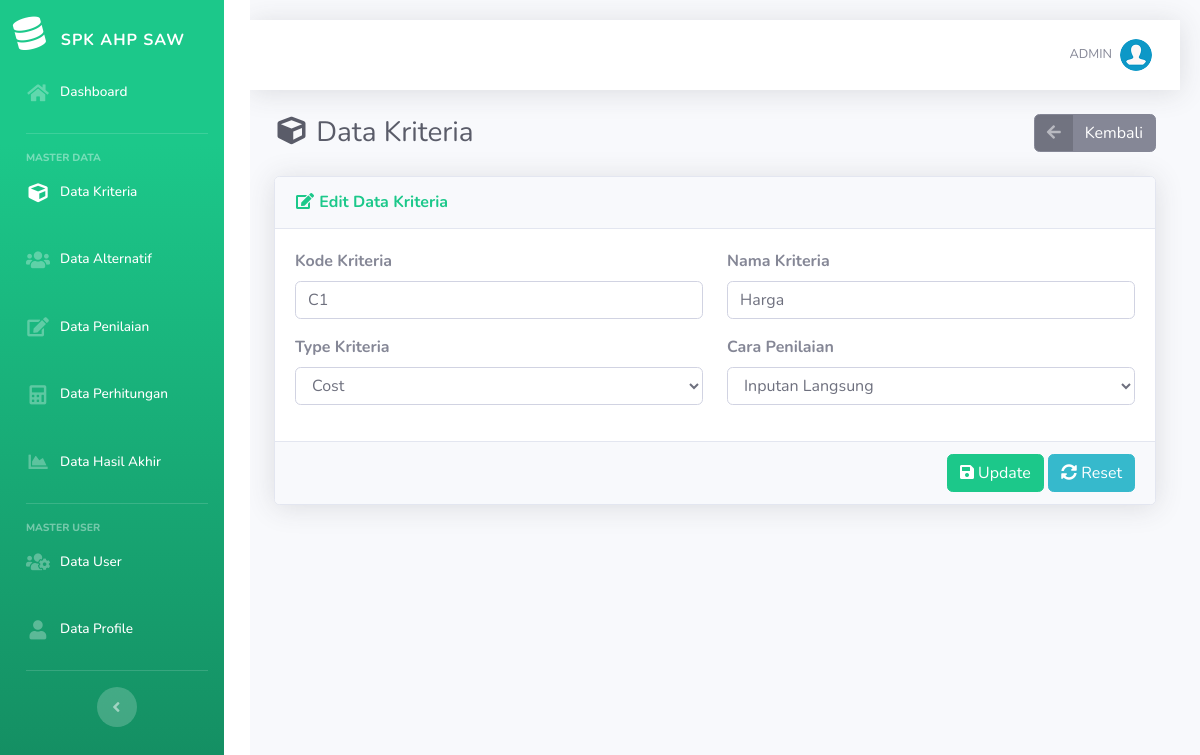
/edit-kriteria.php?id=72 (signed in), run on the app's committed database.
### tables this page shows
CREATE TABLE `kriteria` (
  `id_kriteria` int(11) NOT NULL,
  `kode_kriteria` varchar(10) NOT NULL,
  `nama` varchar(50) NOT NULL,
  `type` enum('Benefit','Cost') NOT NULL,
  `bobot` float DEFAULT NULL,
  `ada_pilihan` tinyint(1) DEFAULT NULL,
  `created_at` datetime NOT NULL
);

### edit-kriteria.php (the view, shortened to what this page needs)
<?php require_once('includes/init.php');
$id_kriteria = (isset($_GET['id'])) ? trim($_GET['id']) : '';
require_once('template/header.php');
?>
<div class="d-sm-flex align-items-center justify-content-between mb-4">
	<h1 class="h3 mb-0 text-gray-800"><i class="fas fa-fw fa-cube"></i> Data Kriteria</h1>
	<a href="list-kriteria.php" class="btn btn-secondary btn-icon-split"><span class="icon text-white-50"><i
				class="fas fa-arrow-left"></i></span>
		<span class="text">Kembali</span>
	</a>
</div>
<div class="card shadow mb-4">
	<div class="card-header py-3">
		<h6 class="m-0 font-weight-bold text-success"><i class="fas fa-fw fa-edit"></i> Edit Data Kriteria</h6>
	</div>
	<form action="edit-kriteria.php?id=<?php echo $id_kriteria; ?>" method="post">
		<?php
		if (!$id_kriteria) {
			?>
			<div class="card-body">
				<div class="alert alert-danger">Data tidak ada</div>
			</div>
			<?php
		} else {
			$data = mysqli_query($koneksi, "SELECT * FROM kriteria WHERE id_kriteria='$id_kriteria'");
			$cek = mysqli_num_rows($data);
			if ($cek <= 0) {
				?>
				<div class="card-body">
					<div class="alert alert-danger">Data tidak ada</div>
				</div>
				<?php
			} else {
				while ($d = mysqli_fetch_array($data)) {
					?>
					<div class="card-body">
						<div class="row">
							<div class="form-group col-md-6">
								<label class="font-weight-bold">Kode Kriteria</label>
								<input autocomplete="off" type="text" name="kode_kriteria" required
									value="<?php echo $d['kode_kriteria']; ?>" class="form-control" />
							</div>
							<div class="form-group col-md-6">
								<label class="font-weight-bold">Nama Kriteria</label>
								<input autocomplete="off" type="text" name="nama" required value="<?php echo $d['nama']; ?>"
									class="form-control" />
							</div>
							<div class="form-group col-md-6">
								<label class="font-weight-bold">Type Kriteria</label>
								<select name="type" class="form-control" required>
									<option value="Cost" <?php if ($d['type'] == "Cost") {
										echo "selected";
									} ?>>Cost</option>
								</select>
							</div>
							<div class="form-group col-md-6">
								<label class="font-weight-bold">Cara Penilaian</label>
								<select name="ada_pilihan" class="form-control" required>
									<option value="0" <?php if ($d['ada_pilihan'] == "0") {
										echo "selected";
									} ?>>Inputan Langsung
									</option>
								</select>
							</div>
						</div>
					</div>
					<div class="card-footer text-right">
						<button name="submit" value="submit" type="submit" class="btn btn-success"><i class="fa fa-save"></i>
							Update</button>
						<button type="reset" class="btn btn-info"><i class="fa fa-sync-alt"></i> Reset</button>
					</div>
					<?php
				}
			}
		}
		?>
	</form>
</div>
<?php
require_once('template/footer.php');
?>

### data on the page
kriteria: kode_kriteria "C1", nama "Harga", type "Cost", ada_pilihan "Inputan Langsung"

### other printed values
$_SESSION['username'] "ADMIN"
